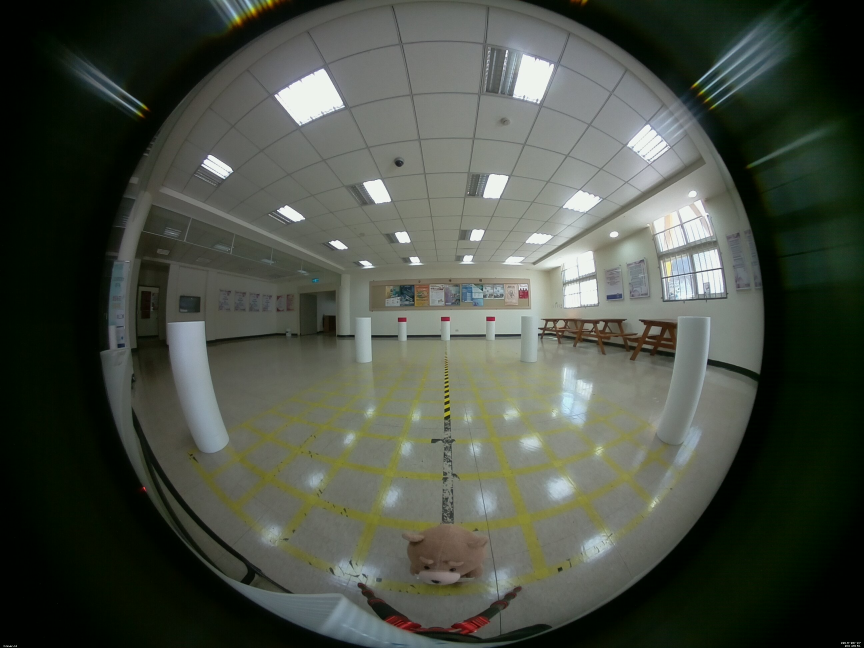
//> input picture image.jpg, 2592 x 1944 px (shown at 1/3 size)
$ ./circle ../image.jpg   (built with g++ and OpenCV 4)
//> lines starting //> are read from the running program, lines starting //| are printed output that depends on the picture
#include "opencv2/highgui/highgui.hpp"
#include "opencv2/imgcodecs/imgcodecs.hpp"
#include "opencv2/imgproc/imgproc.hpp"
#include <iostream>
#include <stdio.h>

using namespace cv;
using namespace std;

void BrightnessAndContrastAuto(const cv::Mat &src, cv::Mat &dst, float clipHistPercent );

/** @function main */
int top, bottom;
// skc : (1298,966)
// car (redraw) : (1278,958) parameter used in moildev : (1320, 1017)
// yu :  (1226,966)
int main(int argc, char** argv)
{
  Mat src, src_gray;
  Mat dst;
  double ratio;

  /// Read the image
  src = imread( argv[1], 1 );
//> src is the input picture: 1944 rows x 2592 cols, CV_8UC3; mean B, G, R 68.6, 78.7, 72.8
  if( !src.data )
    { return -1; }

ratio = 1.0 ;
if ( src.cols > 640 ) {
	ratio = src.cols / 640 ;
//> ratio = 4
	int h = (int)( src.rows / ratio );
//> h = 486
	resize(src, src, Size(640, h),0,0,INTER_LINEAR);
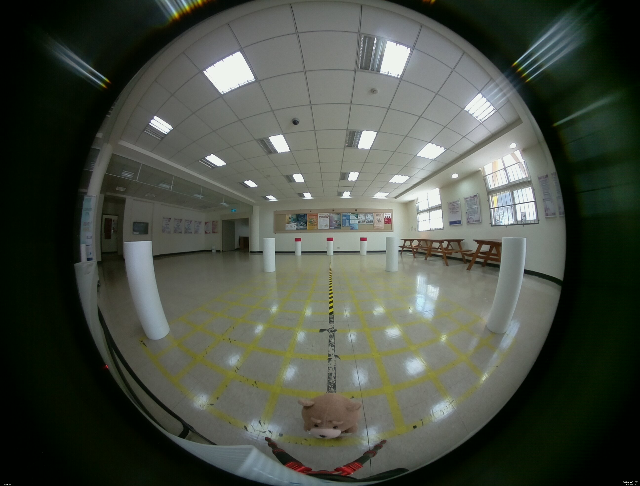
//> src: 486 rows x 640 cols, CV_8UC3; mean B, G, R 68.6, 78.6, 72.8
}

// top = (int) (0.05*src.rows); bottom = top;
top = 50; bottom =50;
copyMakeBorder( src, dst, top, bottom, 0, 0, BORDER_CONSTANT, Scalar( 0, 0, 0 ) );
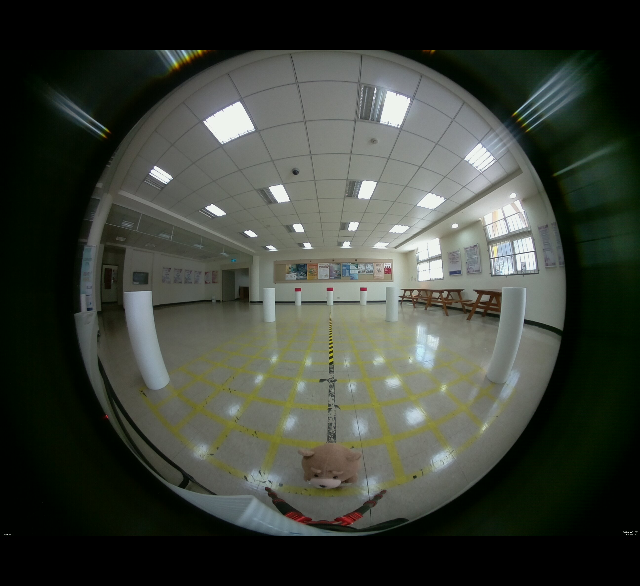
//> dst: 586 rows x 640 cols, CV_8UC3; mean B, G, R 56.9, 65.2, 60.4

  /// Convert it to gray
  cvtColor( dst, src_gray, COLOR_BGR2GRAY );
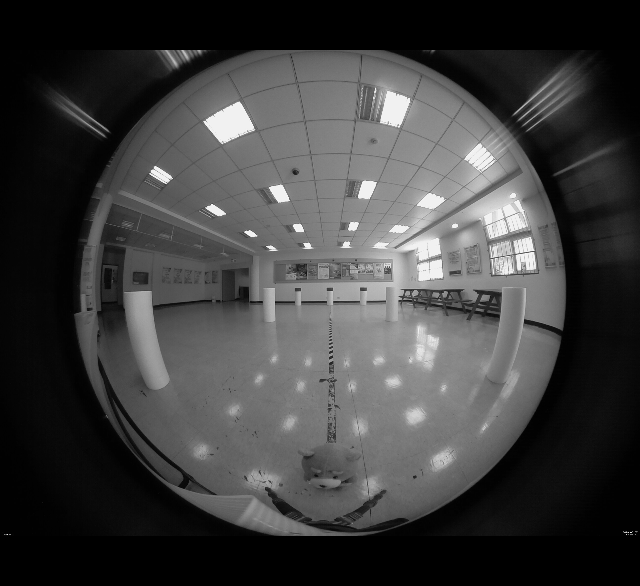
//> src_gray: 586 rows x 640 cols, CV_8UC1; min 0, max 248, mean 62.8
  /// equalizeHist( src_gray, src_gray );  // skc: not good
  BrightnessAndContrastAuto( src_gray, src_gray, 0 );
//> in BrightnessAndContrastAuto, `cv::minMaxLoc(gray, &minGray, &maxGray);`: maxGray = 248
//> in BrightnessAndContrastAuto, `alpha = (histSize - 1) / inputRange;`: alpha = 1.03
//> in BrightnessAndContrastAuto, `beta = -minGray * alpha;`: beta = 0

  /// Reduce the noise so we avoid false circle detection
  /// for a 640x480 image, use 9x9 blur
int blur_sz = src.cols * 9 / 640 ;
//> blur_sz = 9
if(blur_sz>31)blur_sz=31;
cout << blur_sz << endl ;
//| 9

  GaussianBlur( src_gray, src_gray, Size(9, 9), 2, 2 );

  std::vector<Vec3f> circles;

  /// Apply the Hough Transform to find the circles
  HoughCircles( src_gray, circles, HOUGH_GRADIENT, 1, src_gray.rows/8, 200, 100, 0, 0 );
//> circles = empty

  /// Draw the circles detected
if ( circles.size() == 1 )
  // for( size_t i = 0; i < circles.size(); i++ )
  {
int i = 0;
      Point center(cvRound(circles[i][0]), cvRound(circles[i][1]));
      int radius = cvRound(circles[i][2]);
      // circle center
      circle( dst, center, 3, Scalar(0,255,0), -1, 8, 0 );
      // circle outline
cout << "centered at (" << circles[i][0] * ratio << "," << ( circles[i][1] - 50 ) * ratio << ")" << endl;
      circle( dst, center, radius, Scalar(0,0,255), 3, 8, 0 );
   }


  namedWindow( "Hough Circle Transform Demo", WINDOW_AUTOSIZE );
  imshow( "Hough Circle Transform Demo", dst);
  // imshow( "Auto contract result", src_gray);

  waitKey(0);
  return 0;
}

void BrightnessAndContrastAuto(const cv::Mat &src, cv::Mat &dst, float clipHistPercent=0)
{

    CV_Assert(clipHistPercent >= 0);
    CV_Assert((src.type() == CV_8UC1) || (src.type() == CV_8UC3) || (src.type() == CV_8UC4));

    int histSize = 256;
    float alpha, beta;
    double minGray = 0, maxGray = 0;

    //to calculate grayscale histogram
    cv::Mat gray;
    if (src.type() == CV_8UC1) gray = src;
    else if (src.type() == CV_8UC3) cvtColor(src, gray, COLOR_BGR2GRAY);
    else if (src.type() == CV_8UC4) cvtColor(src, gray, COLOR_BGRA2GRAY);
    if (clipHistPercent == 0)
    {
        // keep full available range
        cv::minMaxLoc(gray, &minGray, &maxGray);
    }
    else
    {
        cv::Mat hist; //the grayscale histogram

        float range[] = { 0, 256 };
        const float* histRange = { range };
        bool uniform = true;
        bool accumulate = false;
        calcHist(&gray, 1, 0, cv::Mat (), hist, 1, &histSize, &histRange, uniform, accumulate);

        // calculate cumulative distribution from the histogram
        std::vector<float> accumulator(histSize);
        accumulator[0] = hist.at<float>(0);
        for (int i = 1; i < histSize; i++)
        {
            accumulator[i] = accumulator[i - 1] + hist.at<float>(i);
        }

        // locate points that cuts at required value
        float max = accumulator.back();
        clipHistPercent *= (max / 100.0); //make percent as absolute
        clipHistPercent /= 2.0; // left and right wings
        // locate left cut
        minGray = 0;
        while (accumulator[minGray] < clipHistPercent)
            minGray++;

        // locate right cut
        maxGray = histSize - 1;
        while (accumulator[maxGray] >= (max - clipHistPercent))
            maxGray--;
    }

    // current range
    float inputRange = maxGray - minGray;

    alpha = (histSize - 1) / inputRange;   // alpha expands current range to histsize range
    beta = -minGray * alpha;             // beta shifts current range so that minGray will go to 0

    // Apply brightness and contrast normalization
    // convertTo operates with saurate_cast
    src.convertTo(dst, -1, alpha, beta);

    // restore alpha channel from source
    if (dst.type() == CV_8UC4)
    {
        int from_to[] = { 3, 3};
        cv::mixChannels(&src, 4, &dst,1, from_to, 1);
    }
    return;
}

$ run again, on 001s.jpg
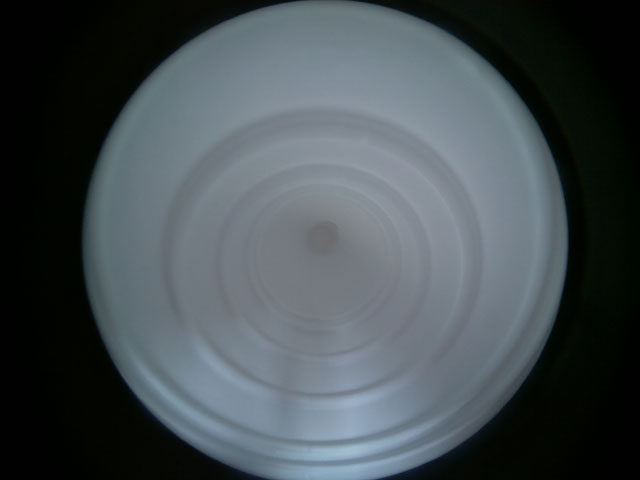
//> input picture 001s.jpg, 640 x 480 px
//> src is the input picture: 480 rows x 640 cols, CV_8UC3; mean B, G, R 82.3, 78.1, 69.5
//> maxGray = 183
//> alpha = 1.39
//> beta = 0
//> in BrightnessAndContrastAuto, `src.convertTo(dst, -1, alpha, beta);`:
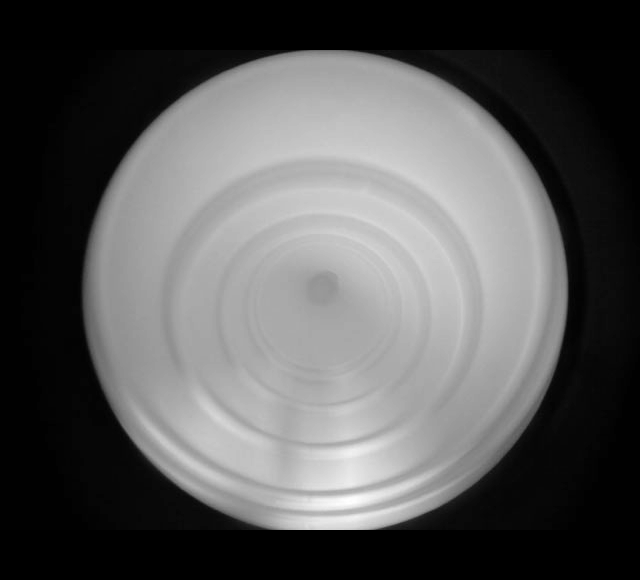
//> dst: 580 rows x 640 cols, CV_8UC1; min 0, max 255, mean 87.6
//| 9
//> circles = 1 circle (x, y, radius): [324.5, 291.5, 242.8]
//> center = Point(324, 292)
//> radius = 243
//| centered at (324.5,241.5)
//> `circle( dst, center, radius, Scalar(0,0,255), 3, 8, 0 );`:
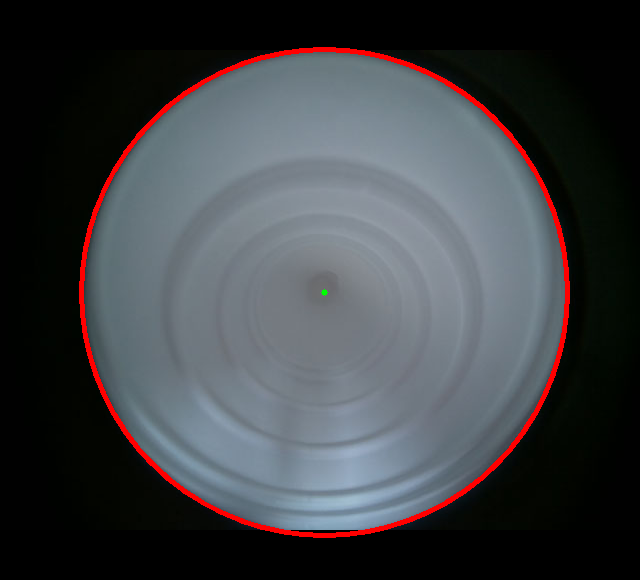
//> dst: 580 rows x 640 cols, CV_8UC3; mean B, G, R 67.1, 63.7, 62.1
